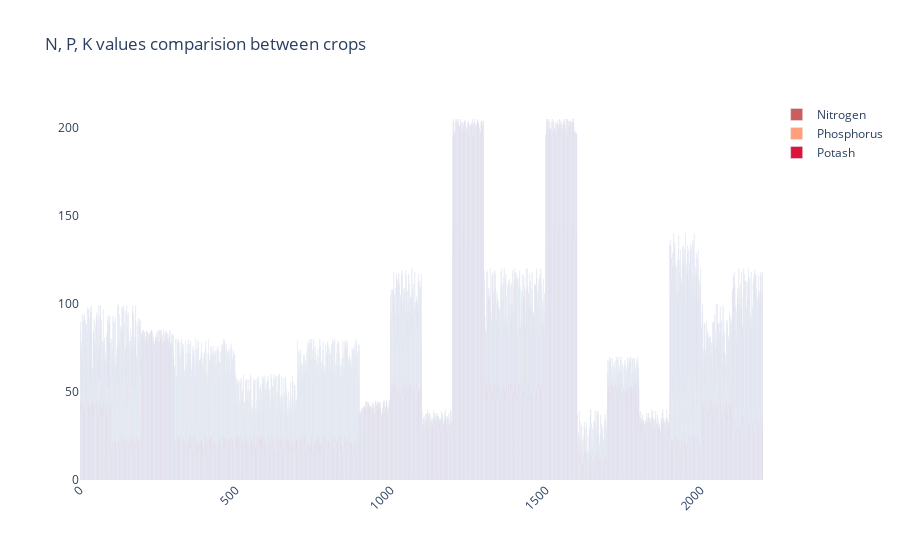

Notebook source saved alongside this figure:
### Code cell
fig = go.Figure()
fig.add_trace(go.Bar(
    x=data.index,
    y=data["Nitrogen "],
    name = 'Nitrogen',
    marker_color = 'indianred'
))

fig.add_trace(go.Bar(
    x=data.index,
    y=data['Phosphorus '],
    name = 'Phosphorus',
    marker_color='lightsalmon'
))
fig.add_trace(go.Bar(
    x=data.index,
    y=data['Potassium '],
    name='Potash',
    marker_color='crimson'
))
fig.update_layout(title="N, P, K values comparision between crops",
                  plot_bgcolor='white',
                  barmode='group',
                  xaxis_tickangle=-45)
fig.show()

### Figure 1 — Plotly figure (JSON) as saved in the notebook; plotly's stock layout.template omitted (floating-point values rounded to 4 significant figures; data arrays with more than 128 entries replaced by an {"elided": "..."} marker saying what was removed)
{"data": [{"marker": {"color": "indianred"}, "name": "Nitrogen", "type": "bar", "x": {"elided": "2200 int values"}, "y": {"elided": "2200 int values"}}, {"marker": {"color": "lightsalmon"}, "name": "Phosphorus", "type": "bar", "x": {"elided": "2200 int values"}, "y": {"elided": "2200 int values"}}, {"marker": {"color": "crimson"}, "name": "Potash", "type": "bar", "x": {"elided": "2200 int values"}, "y": {"elided": "2200 int values"}}], "layout": {"barmode": "group", "plot_bgcolor": "white", "title": {"text": "N, P, K values comparision between crops"}, "xaxis": {"tickangle": -45}}}
